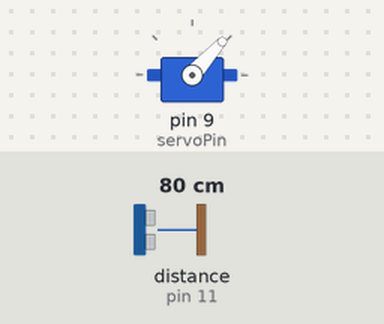
This sketch was run on a simulated Arduino Uno, built with avr-gcc and run on an emulated ATmega328P. Parts: servo. Wiring (inferred from the names in the program): ultrasonic range finder: trigger pin 10; echo pin 11. Inputs (shaded band) come from the test bench; at power-on: distance to the obstacle (sensor on pin 11) 80 cm. The echo pulse lasts 58.3 µs per cm; what the sketch prints to the serial monitor is not drawn.

Above: at 2.2 s.
2.3 s: distance to the obstacle (sensor on pin 11) set to 2 cm
At 2.77 s:
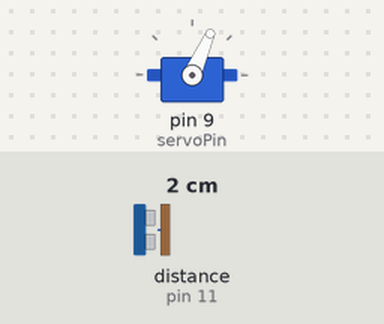
5.3 s: distance to the obstacle (sensor on pin 11) set to 250 cm
At 6.3 s:
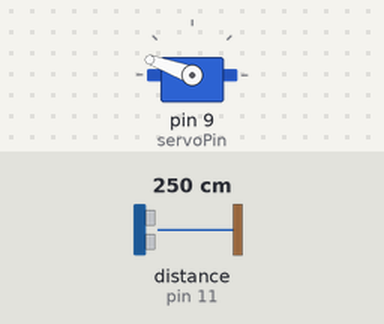
8.3 s: distance to the obstacle (sensor on pin 11) set to 4 cm
At 8.74 s:
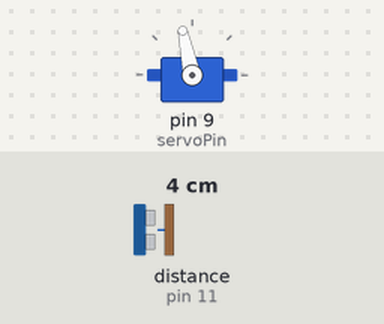
Timing chart, 0 to 17.3 s (numbered marks = the images above; inputs shaded):
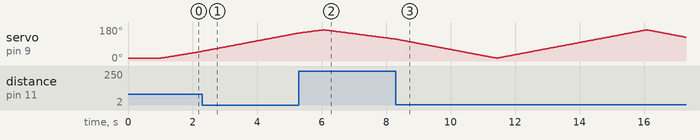

The sketch:

radar.ino
```cpp
#include <Servo.h>

const int trigPin  = 10;
const int echoPin  = 11;
const int servoPin = 9;

Servo radarServo;
long duration;
int distance;
int angle   = 15;
int stepDir = 1;

void setup() {
  pinMode(trigPin, OUTPUT);
  pinMode(echoPin, INPUT);
  Serial.begin(9600);
  radarServo.attach(servoPin);
  radarServo.write(15);
  delay(1000);
}

void loop() {
  radarServo.write(angle);
  delay(30);

  distance = measureDistance();

  Serial.print(angle);
  Serial.print(",");
  Serial.print(distance);
  Serial.print(".");

  angle += stepDir;
  if (angle >= 165) stepDir = -1;
  if (angle <= 15)  stepDir =  1;
}

int measureDistance() {
  digitalWrite(trigPin, LOW);
  delayMicroseconds(2);
  digitalWrite(trigPin, HIGH);
  delayMicroseconds(10);
  digitalWrite(trigPin, LOW);

  duration = pulseIn(echoPin, HIGH, 30000);
  if (duration == 0) return 41;
  return (int)(duration * 0.034 / 2);
}
```
